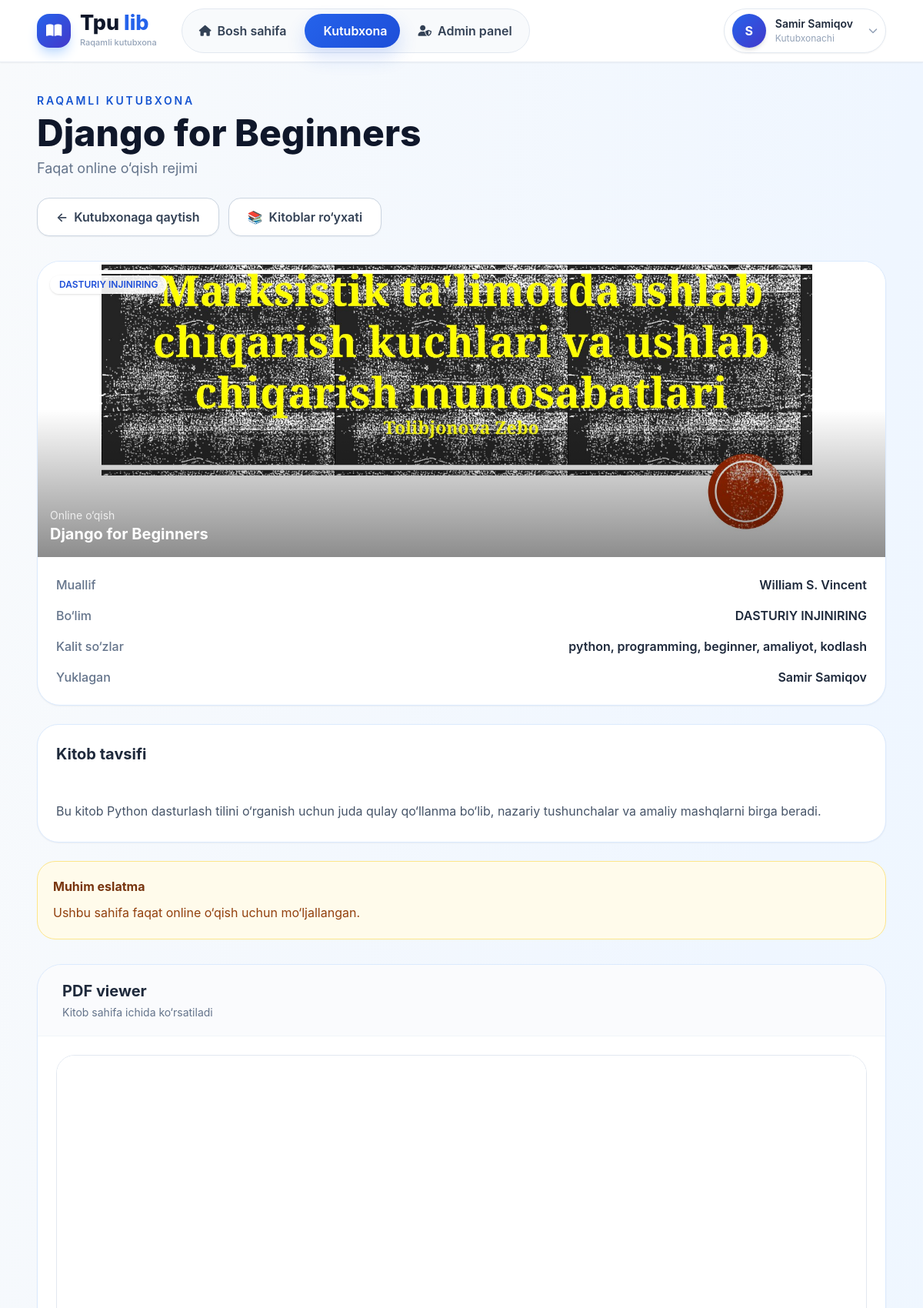
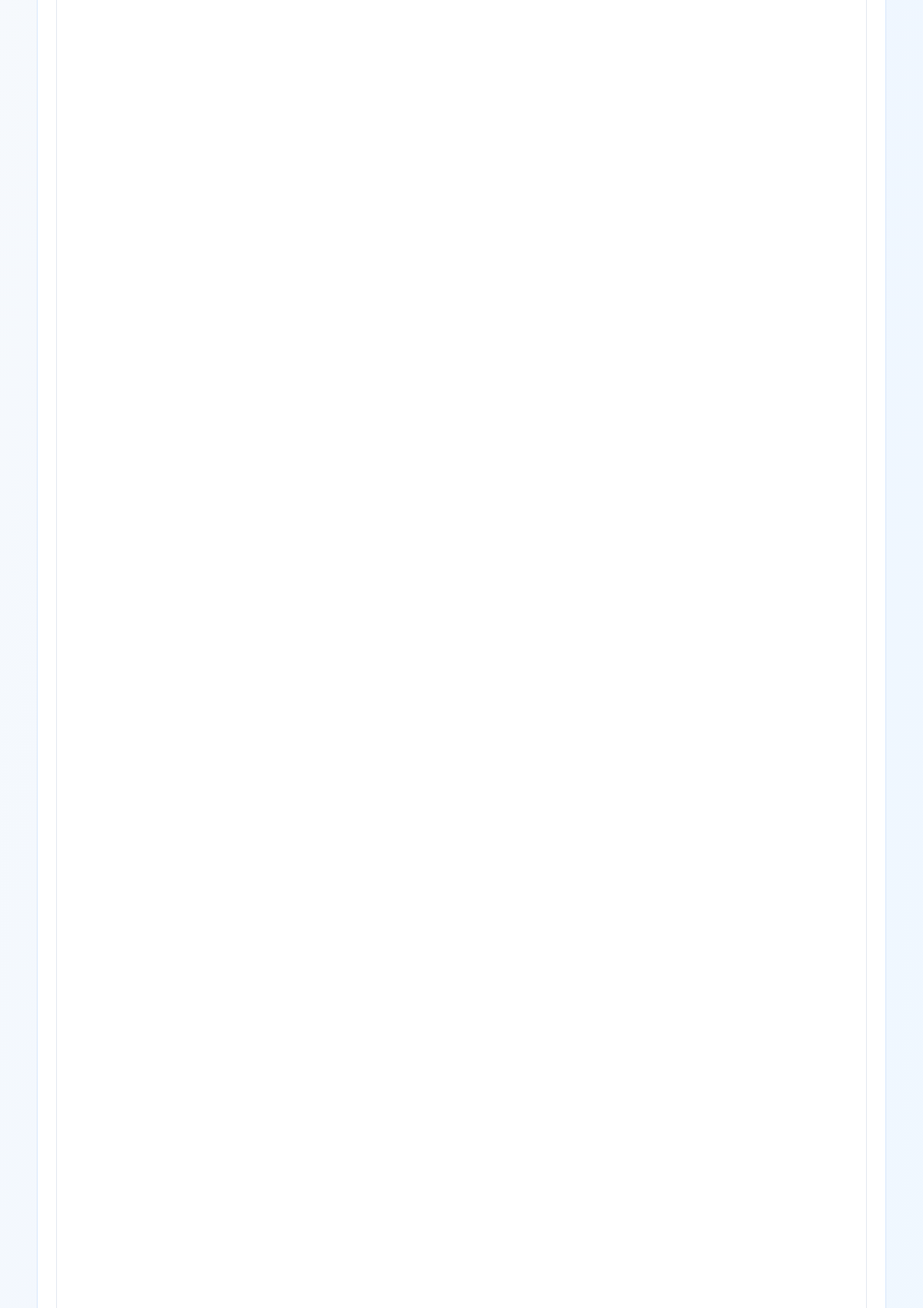
The page /books/14/read/ (signed in, upper part) on the database its author committed (2 pictures, top to bottom).
### library/models.py (models this page shows, shortened)
class TimeStampedModel(models.Model):
    created_at = models.DateTimeField(auto_now_add=True, verbose_name="Yaratilgan vaqt")
    updated_at = models.DateTimeField(auto_now=True, verbose_name="Yangilangan vaqt")
    class Meta:
        abstract = True

class Book(TimeStampedModel):
    title = models.CharField("Kitob nomi", max_length=255)
    author = models.CharField("Muallif", max_length=255)
    category = models.ForeignKey(
        Category,
        on_delete=models.SET_NULL,
        null=True,
        blank=True,
        verbose_name="Bo‘lim",
        related_name='books',
    )
    keywords = models.CharField("Kalit so‘zlar", max_length=255, blank=True)
    description = models.TextField("Tavsif", blank=True)
    pdf_file = models.FileField(
        "PDF fayl",
        upload_to='books/pdfs/',
        validators=[validate_pdf_size],
    )
    cover = models.ImageField(
        "Muqova rasmi",
        upload_to='books/covers/',
        blank=True,
        null=True,
        validators=[validate_image_size],
    )
    uploaded_by = models.ForeignKey(
        User,
        on_delete=models.SET_NULL,
        null=True,
        blank=True,
        verbose_name="Yuklagan foydalanuvchi",
        related_name='uploaded_books',
    )
    class Meta:
        verbose_name = "Kitob"
        verbose_name_plural = "Kitoblar"
        ordering = ['-created_at']

class Category(TimeStampedModel):
    name = models.CharField("Bo‘lim nomi", max_length=150, unique=True)
    class Meta:
        verbose_name = "Bo‘lim"
        verbose_name_plural = "Bo‘limlar"
        ordering = ['name']

### library/views.py (the view)
# urls.py: path('books/<int:pk>/read/', book_read, name='book_read'),
@login_required
def book_read(request, pk):
    book = get_object_or_404(Book, pk=pk)
    return render(request, 'library/books/read.html', {'book': book})

### library/context_processors.py (called while the page is built, shortened)
def admin_dashboard_stats(request):
    return {}

### templates/library/books/read.html (shortened to what this page needs)
{% extends "library/base.html" %}
{% block content %}
<div class="min-h-screen bg-gradient-to-br from-slate-50 via-blue-50 to-sky-50">
    <div class="max-w-screen-2xl mx-auto px-6 sm:px-8 lg:px-12 py-10">
        <div class="flex flex-col xl:flex-row xl:items-end xl:justify-between gap-6 mb-8">
            <div>
                <p class="text-sm font-semibold uppercase tracking-[0.2em] text-[#1554d1] mb-2">
                    Raqamli kutubxona
                </p>
                <h1 class="text-4xl sm:text-5xl font-extrabold text-slate-900 leading-tight">
                    {{ book.title }}
                </h1>
                <p class="text-slate-500 mt-2 text-base sm:text-lg">
                    Faqat online o‘qish rejimi
                </p>
            </div>
            <div class="flex flex-wrap gap-3">
                <a href="{% url 'public_library' %}"
                   class="inline-flex items-center gap-2 px-6 py-3 rounded-2xl border border-slate-300 bg-white text-slate-700 font-semibold hover:bg-slate-50 transition shadow-sm">
                    <span>←</span>
                    <span>Kutubxonaga qaytish</span>
                </a>
                {% if request.user.is_authenticated and request.user.is_staff %}
                    <a href="{% url 'books_list' %}"
                       class="inline-flex items-center gap-2 px-6 py-3 rounded-2xl border border-slate-300 bg-white text-slate-700 font-semibold hover:bg-slate-50 transition shadow-sm">
                        <span>📚</span>
                        <span>Kitoblar ro‘yxati</span>
                    </a>
                {% endif %}
            </div>
        </div>
        <div class="grid grid-cols-1 xl:grid-cols-12 gap-8">
            <div class="xl:col-span-4 space-y-6">
                <div class="bg-white rounded-[30px] border border-blue-100 shadow-sm overflow-hidden">
                    <div class="relative h-96 bg-gradient-to-br from-blue-50 via-sky-50 to-indigo-100 overflow-hidden">
                        {% if book.cover %}
                            <img
                                src="{{ book.cover.url }}"
                                alt="{{ book.title }}"
                                class="w-full h-full object-cover"
                            >
                        {% endif %}
                        <div class="absolute inset-0 bg-gradient-to-t from-black/45 via-transparent to-transparent"></div>
                        {% if book.category %}
                        <div class="absolute top-4 left-4">
                            <span class="inline-flex items-center px-3 py-1 rounded-full bg-white/90 text-blue-700 text-xs font-semibold shadow">
                                {{ book.category.name }}
                            </span>
                        </div>
                        {% endif %}
                        <div class="absolute bottom-4 left-4 right-4">
                            <div class="text-white">
                                <p class="text-sm text-white/80">Online o‘qish</p>
                                <h2 class="font-bold text-xl line-clamp-2">{{ book.title }}</h2>
                            </div>
                        </div>
                    </div>
                    <div class="p-6 space-y-4">
                        <div class="flex items-start justify-between gap-4">
                            <span class="text-slate-500 font-medium">Muallif</span>
                            <span class="text-slate-800 font-semibold text-right">{{ book.author }}</span>
                        </div>
                        <div class="flex items-start justify-between gap-4">
                            <span class="text-slate-500 font-medium">Bo‘lim</span>
                            <span class="text-slate-800 font-semibold text-right">
                                {% if book.category %}{{ book.category.name }}{% else %}-{% endif %}
                            </span>
                        </div>
                        <div class="flex items-start justify-between gap-4">
                            <span class="text-slate-500 font-medium">Kalit so‘zlar</span>
                            <span class="text-slate-800 font-semibold text-right">
                                {{ book.keywords|default:"-" }}
                            </span>
                        </div>
                        {% if book.uploaded_by %}
                        <div class="flex items-start justify-between gap-4">
                            <span class="text-slate-500 font-medium">Yuklagan</span>
                            <span class="text-slate-800 font-semibold text-right">
                                {{ book.uploaded_by.get_full_name|default:book.uploaded_by.username }}
                            </span>
                        </div>
                        {% endif %}
                    </div>
                </div>
                {% if book.description %}
                <div class="bg-white rounded-[28px] border border-blue-100 shadow-sm p-6">
                    <h3 class="text-xl font-bold text-slate-800 mb-3">Kitob tavsifi</h3>
                    <p class="text-slate-600 leading-8 whitespace-pre-line">
                        {{ book.description }}
                    </p>
                </div>
                {% endif %}
                <div class="bg-amber-50 border border-amber-200 rounded-[24px] p-5">
                    <h3 class="text-base font-bold text-amber-900 mb-2">Muhim eslatma</h3>
                    <p class="text-amber-800 leading-7">
                        Ushbu sahifa faqat online o‘qish uchun mo‘ljallangan.
                    </p>
                </div>
            </div>
            <div class="xl:col-span-8">
                <div class="bg-white rounded-[32px] border border-blue-100 shadow-sm overflow-hidden">
                    <div class="px-6 sm:px-8 py-5 border-b border-slate-100 bg-slate-50/70">
                        <h2 class="text-xl font-bold text-slate-800">PDF viewer</h2>
                        <p class="text-slate-500 text-sm mt-1">
                            Kitob sahifa ichida ko‘rsatiladi
                        </p>
                    </div>
                    <div class="p-4 sm:p-6">
                        {% if book.pdf_file %}
                            <div class="rounded-[24px] overflow-hidden border border-slate-200 bg-slate-50">
                                <object
                                    data="{{ book.pdf_file.url }}#toolbar=0&navpanes=0&scrollbar=1&view=FitH"
                                    type="application/pdf"
                                    class="w-full h-[82vh] min-h-[760px] bg-white"
                                >
                                    <iframe
                                        src="{{ book.pdf_file.url }}#toolbar=0&navpanes=0&scrollbar=1&view=FitH"
                                        class="w-full h-[82vh] min-h-[760px] border-0 bg-white"
                                        title="{{ book.title }}"
                                    ></iframe>
                                </object>
                            </div>
                        {% endif %}
                    </div>
                </div>
            </div>
        </div>
    </div>
</div>
{% endblock %}

### templates/library/base.html (shortened to what this page needs)
{% load static %}
<!DOCTYPE html>
<html lang="uz">
<head>
    <script src="https://cdn.tailwindcss.com"></script>
    <link href="https://cdnjs.cloudflare.com/ajax/libs/font-awesome/6.5.0/css/all.min.css" rel="stylesheet">
</head>
<body class="bg-slate-50 text-slate-800">
<header class="sticky top-0 z-50 bg-white/90 backdrop-blur-xl border-b border-slate-200/80 shadow-sm">
    <div class="max-w-screen-2xl mx-auto px-6 sm:px-8 lg:px-12">
        <div class="flex items-center justify-between h-20">
            <div class="flex items-center gap-8">
                <a href="{% url 'home_page' %}" class="flex items-center gap-3 group">
                    <div class="w-11 h-11 rounded-2xl bg-gradient-to-br from-blue-600 to-indigo-700 text-white flex items-center justify-center shadow-lg shadow-blue-200 text-lg">
                        <i class="fas fa-book-open"></i>
                    </div>
                    <div>
                        <p class="text-[27px] leading-none font-extrabold text-slate-900">
                            Tpu <span class="text-blue-600">lib</span>
                        </p>
                        <p class="text-[11px] text-slate-400 font-medium mt-1 hidden sm:block">
                            Raqamli kutubxona
                        </p>
                    </div>
                </a>
                <nav class="hidden md:flex items-center gap-2 bg-slate-50 border border-slate-200 rounded-full p-1.5">
                    <a href="{% url 'home_page' %}"
                       class="nav-link {% if request.path == '/' %}active{% endif %}">
                        <i class="fas fa-house text-sm"></i>
                        <span>Bosh sahifa</span>
                    </a>
                    <a href="{% url 'public_library' %}"
                       class="nav-link {% if '/kutubxona' in request.path or '/books/' in request.path %}active{% endif %}">
                        <span>Kutubxona</span>
                    </a>
                    {% if request.user.is_authenticated %}
                        {% if request.user.is_superuser or request.user.is_staff %}
                            <a href="{% url 'admin_panel' %}"
                               class="nav-link {% if '/panel/admin/' in request.path %}active{% endif %}">
                                <i class="fas fa-user-shield text-sm"></i>
                                <span>Admin panel</span>
                            </a>
                        {% endif %}
                    {% endif %}
                </nav>
            </div>
            <div class="flex items-center gap-3">
                {% if request.user.is_authenticated %}
                <div class="relative">
                    <button id="profileButton"
                            type="button"
                            onclick="toggleDropdown()"
                            class="flex items-center gap-3 px-2.5 py-1.5 rounded-full border border-slate-200 bg-white hover:bg-slate-50 shadow-sm transition">
                        <div class="w-11 h-11 rounded-full bg-gradient-to-br from-blue-600 to-indigo-700 text-white flex items-center justify-center font-bold shadow-md">
                            {% if request.user.first_name %}
                                {{ request.user.first_name|slice:":1"|upper }}
                            {% else %}
                                {{ request.user.username|slice:":1"|upper }}
                            {% endif %}
                        </div>
                        <div class="hidden sm:block text-left pr-2">
                            <p class="text-sm font-semibold text-slate-800 leading-tight">
                                {% if request.user.first_name or request.user.last_name %}
                                    {{ request.user.first_name }} {{ request.user.last_name }}
                                {% else %}
                                    {{ request.user.username }}
                                {% endif %}
                            </p>
                            {% if request.user.is_superuser %}
                                <p class="text-xs text-slate-400 mt-0.5">Super Admin</p>
                            {% elif request.user.is_staff %}
                                <p class="text-xs text-slate-400 mt-0.5">Kutubxonachi</p>
                            {% elif request.user.teacher_profile %}
                                <p class="text-xs text-slate-400 mt-0.5">O‘qituvchi</p>
                            {% elif request.user.student_profile %}
                                <p class="text-xs text-slate-400 mt-0.5">Talaba</p>
                            {% else %}
                                <p class="text-xs text-slate-400 mt-0.5">Foydalanuvchi</p>
                            {% endif %}
                        </div>
                        <i class="fas fa-chevron-down text-xs text-slate-400 hidden sm:block"></i>
                    </button>
                </div>
                {% else %}
                <a href="{% url 'login' %}"
                   class="inline-flex items-center gap-2 px-6 py-3 bg-gradient-to-r from-blue-700 to-indigo-700 hover:from-blue-800 hover:to-indigo-800 text-white rounded-2xl font-semibold transition shadow-lg shadow-blue-200">
                    <i class="fas fa-right-to-bracket"></i>
                    <span>Kirish</span>
                </a>
                {% endif %}
            </div>
        </div>
    </div>
</header>
<main class="w-full min-h-[70vh]">
    {% block content %}{% endblock %}
</main>
</body>
</html>

### templates/library/base.html (style rules this page uses)
body { font-family: 'Inter', system-ui, sans-serif; }
.nav-link { position: relative; display: inline-flex; align-items: center; gap: 8px; padding: 10px 16px; border-radius: 999px; font-weight: 600; color: #334155; transition: all 0.25s ease; }
.nav-link.active { background: linear-gradient(135deg, #2563eb, #1d4ed8); color: white; box-shadow: 0 12px 24px rgba(37, 99, 235, 0.18); }

### rows shown on the page
Book: title "Django for Beginners", cover (picture), category.name "DASTURIY INJINIRING", author "William S. Vincent", keywords "python, programming, beginner, amaliyot, kodlash", uploaded_by.get_full_name "Samir Samiqov", description "Bu kitob Python dasturlash tilini o‘rganish uchun juda qulay qo‘llanma bo‘lib, nazariy tushunchalar va amaliy mashqlarni birga beradi."

### other values the page prints
{{ request.user.first_name|slice:":1"|upper }} "S"
{{ request.user.first_name }} "Samir"
{{ request.user.last_name }} "Samiqov"
